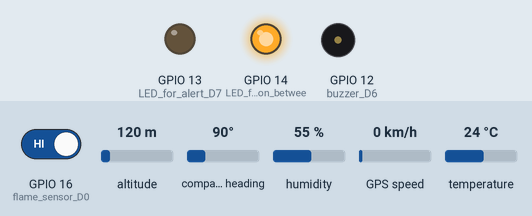
A sketch run on a simulated ESP8266 (NodeMCU). Parts: output pins drawn as LEDs (lit = HIGH), buzzer (waves = sounding, pin HIGH). The test bench sets the inputs (shaded band); at power-on: GPIO 16 (flame_sensor_D0) HIGH, temperature 24 °C, altitude 120 m, compass heading 90°, humidity 55 %, GPS speed 0 km/h. WiFi joins after 1.5 s; servers stay silent unless stated; the GPS gets a fix after 3 s at 37.7749, -122.4194 with 8 satellites.

Above: at 3.0 s.
3.1 s: GPIO 16 (flame_sensor_D0) driven LOW
At 8.2 s:
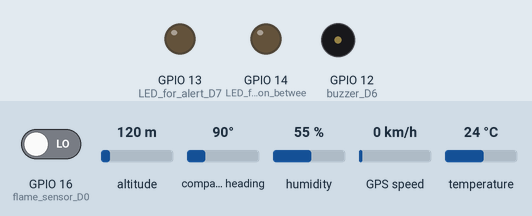
8.3 s: temperature set to 41 °C
At 11.7 s:
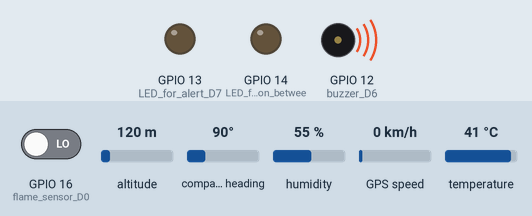
14.7 s: temperature set to 38 °C
18.6 s: temperature set to 35 °C
22.1 s: temperature set to 12 °C
At 23.2 s:
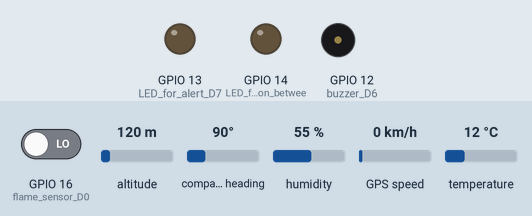
Timing chart, 0 to 26.4 s (numbered marks = the images above; inputs shaded):
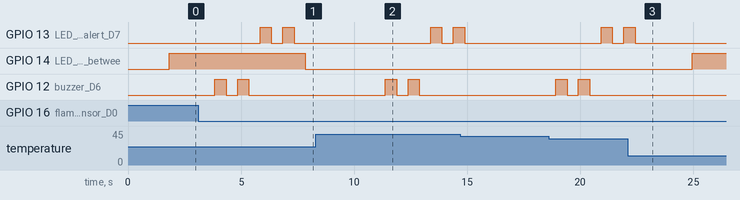

Measured:
- after the input at 3.1 s, GPIO 13 (LED_for_alert_D7): alternates HIGH for 0.50 s and LOW for 0.50 s, starting after 2.7 s; GPIO 14 (LED_for_connection_betwee): HIGH → LOW after 4.7 s; GPIO 12 (buzzer_D6): alternates HIGH for 0.50 s and LOW for 0.50 s, 4 changes in all, then stays LOW, starting after 0.74 s
- after the input at 8.3 s, GPIO 14 (LED_for_connection_betwee): stays LOW (without the input it goes to HIGH after 1.6 s)
- after the input at 22.1 s, GPIO 12 (buzzer_D6): stops changing and stays LOW

The sketch:

suraksha.ino
```cpp
#define BLYNK_PRINT Serial
#include <TinyGPS++.h>
#include <SoftwareSerial.h>
#include <ESP8266WiFi.h>
#include "DHT.h"
#include <BlynkSimpleEsp8266.h>
#define BLYNK_MAX_SENDBYTES 512
//#include "CTBot.h"


//WiFiClientSecure secured_client;
//CTBot myBot;
//TBMessage msg;

static const int RXPin = 4, TXPin = 5;   // GPIO 4=D2(conneect Tx of GPS) and GPIO 5=D1(Connect Rx of GPS
static const uint32_t GPSBaud = 9600; //if Baud rate 9600 didn't work in your case then use 4800

float a,latitude,longitude;
int b;
String lat_str,lng_str,notify,c;

TinyGPSPlus gps; // The TinyGPS++ object
DHT dht2(2,DHT11); //D4
WidgetLCD lcd(V2);//TEMP DISPLAY
WidgetLCD lcd1(V1);//LOC DISPLAY

SoftwareSerial ss(RXPin, TXPin);  // The serial connection to the GPS device

BlynkTimer timer;


char auth[] = "kKczOS0qW_8snQrExL34cqrHhe6YuXUv";
//String token = "5334993886:AAH1IDtytTqA0SgEcPNYmsE0puu6-acDHKc";

char ssid[] = "realme X7 Pro 5G";
char pass[] = "Babu@2003";

void setup()
{
  // Debug console
  Serial.begin(9600);
  //temparature sensor D4

  pinMode(16, INPUT); //flame sensor D0
  pinMode(12, OUTPUT); //buzzer D6
  pinMode(13, OUTPUT); //LED for alert D7
  pinMode(14, OUTPUT); //LED for connection between motor and battery ie MCB D5
  ss.begin(GPSBaud);//START GPS
  Blynk.begin(auth, ssid, pass);
  timer.setInterval(5000L, checkGPS); // every 5s check if GPS is connected, only really needs to be done once //NOT REQUIRED
  /*myBot.wifiConnect(ssid, pass);
  myBot.setTelegramToken(token);
  if (myBot.testConnection()){

    Serial.println("\ntestConnection OK");
  }
  else
  {
    Serial.println("\ntestConnection NOK");
  }*/
}

void checkGPS(){                                        //NOT REQUIRED
  if (gps.charsProcessed() < 10)                        //NOT REQUIRED
  {                                                     //NOT REQUIRED
    Serial.println(F("No GPS detected: check wiring."));//NOT REQUIRED
    Blynk.virtualWrite(V4, "GPS ERROR");  // Value Display widget  on V4 if GPS not detected//NOT REQUIRED
  }                                                     //NOT REQUIRED
}                                                       //NOT REQUIRED

void loop()
{
  Blynk.run();
  tempalert();//TEMP READ
  b = digitalRead(16);//CHECKS FIRE
  while (ss.available() > 0) //IF GPS MODULE IS AVAILABLE
    {
      // sketch displays information every time a new sentence is correctly encoded.
      if (gps.encode(ss.read()))//READS THE DATA AND ENCODES IT INTO NORMAL FORMAT
        displayInfo();
  }

  firealert();//ALERTS IF FIRE
  //telegram();
  timer.run();//NA
}

void displayInfo()
{
    latitude = (gps.location.lat());
    lat_str=String(latitude, 7);
    longitude = (gps.location.lng());
    lng_str=String(longitude, 7);
    lcd1.clear();
    lcd1.print(0,0,"LAT:");
    lcd1.print(0,1,"LNG:");
    lcd1.print(4,0,lat_str);
    lcd1.print(4,1,lng_str);
    notify ="EMERGENCY!!! ,AN ELECTRIC VEHICLE CAUGHT FIRE AT " + lat_str + "," + lng_str + " RESCUE TEAM WANTED AT THIS LOCATION AS SOON AS POSSIBLE, " + "CLICK ON THE LINK TO OPEN THE LOCATION IN GOOGLE MAPS " + "https://www.google.com/maps/search/?api=1&query=" + lat_str + "," + lng_str;//STRING MERGING
}

//String chat_id="123485102";

/*void telegram()
{
  if (myBot.getNewMessage(msg))
  {
    if (msg.text.equalsIgnoreCase("location"))
    {
      myBot.sendMessage(msg.sender.id, notify);
    }
    else if (msg.text.equalsIgnoreCase("fire check"))
    {
      if(b==0)
      {
      myBot.sendMessage(msg.sender.id, "EV ON FIRE!!!");
      }
      else
      {
        myBot.sendMessage(msg.sender.id, "EV IS SAFE");
      }
    }
    else if (msg.text.equalsIgnoreCase("Temp"))
    {
      myBot.sendMessage(msg.sender.id, c);
    }
    else
    {
      myBot.sendMessage(msg.sender.id, "ENTER THE CORRECT COMMAND");
    }
  }
}*/
void firealert()
{
  if(b==0) //fire is detected
  {
    lcd.clear();
    lcd.print(0,0,"FIRE IN THE BOX");
    lcd.print(3,1,"EMERGENCY AT");
    buzzeralert();
    lightalert();
    digitalWrite(14,LOW);//disconnected
    delay(2000);
    Blynk.notify("EMERGENCY!!!, EV CAUGHT FIRE, LOCATION DETAILS SENT, RESCUE TEAM ON THE WAY");
    Blynk.email("EMERGENCY!!!",notify);
  }
}
void tempalert()
{
  a = dht2.readTemperature( );
  //c = a;//copy contents of 'a' into string 'c' to be used in TG
  if(a>35 && a<37)
  {
    digitalWrite(14,HIGH);//connected
    lcd.clear();
    lcd.print(0,0,"Temp in C:");
    lcd.print(10,0,a);
    lcd.print(5,1,"DANGER");
    buzzeralert();
    lightalert();
    delay(2000);
  }
  else if(a>=37)
  {
    digitalWrite(14,LOW);//disconnected
    Blynk.notify("BATTERY TEMPARATURE EXCEEDED THRESHOLD LIMIT, BATTERY WILL BE DISCONNECTED IN 3 SECONDS");
    delay(1500);
    lcd.clear();
    lcd.print(0,0,"BATTERY IS");
    lcd.print(2,1,"DISCONNECTED");
  }
  else if(a<35)
  {
    digitalWrite(14,HIGH);//connected
    lcd.clear();
    lcd.print(0,0,"Temp in C:");
    lcd.print(10,0,a);
    lcd.print(3,1,"YOU R SAFE");
    delay(2000);
  }
  else
  {
    lcd.clear();
    digitalWrite(14,HIGH);//connected
  }
}

void buzzeralert()
{
  digitalWrite(12,HIGH);
  delay(500);
  digitalWrite(12,LOW);
  delay(500);
  digitalWrite(12,HIGH);
  delay(500);
  digitalWrite(12,LOW);
  delay(500);
}

void lightalert()
{

    digitalWrite(13,HIGH);
    delay(500);
    digitalWrite(13,LOW);
    delay(500);
    digitalWrite(13,HIGH);
    delay(500);
    digitalWrite(13,LOW);
    delay(500);
}
```
